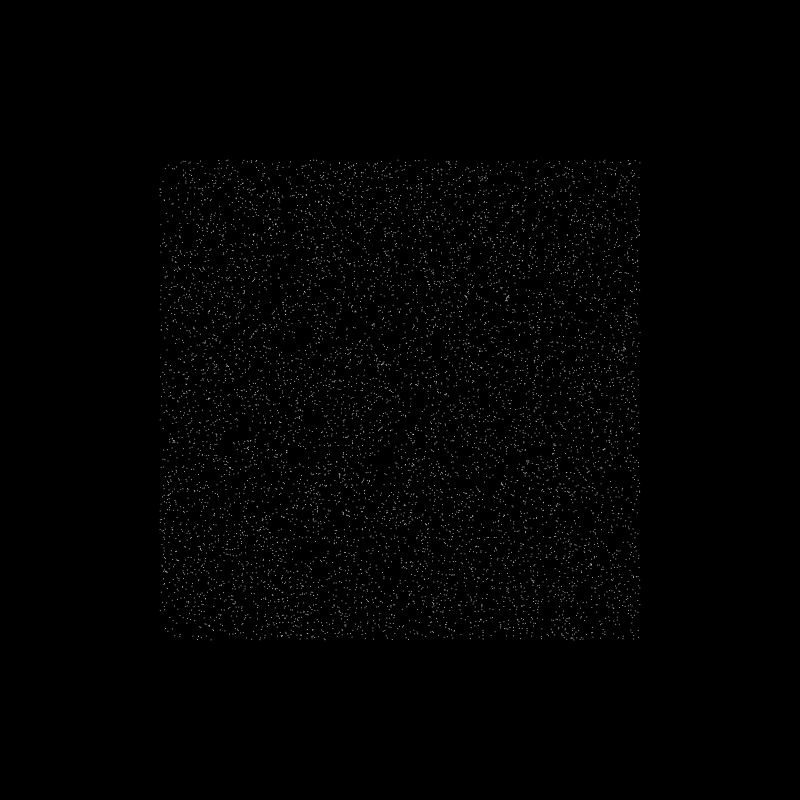
Frame 1 (no input)
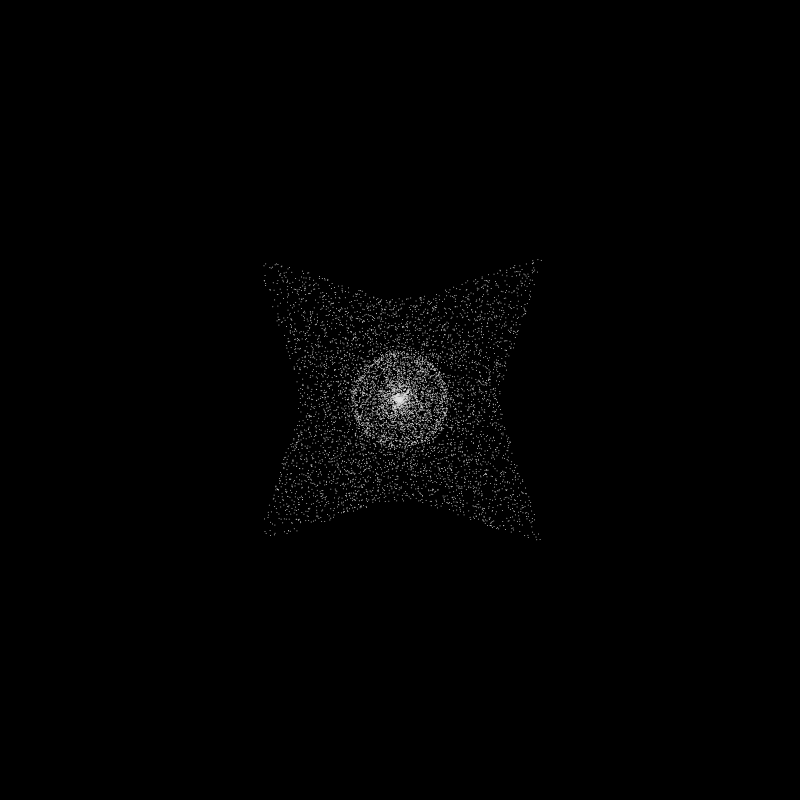
Frame 60 (the mouse pressed at the canvas centre just before this capture)
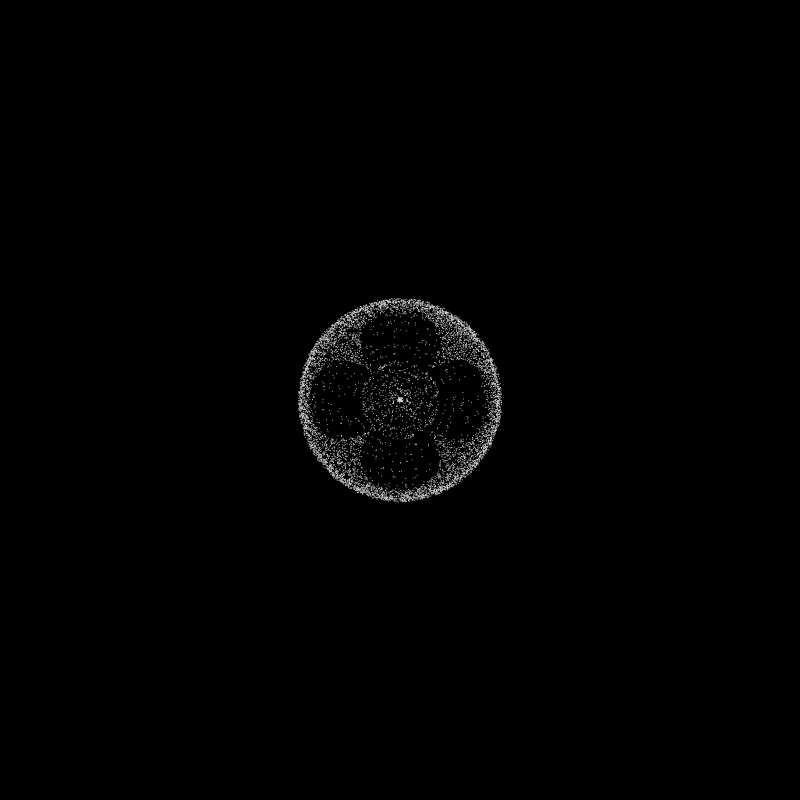
Frame 120 (the mouse held since frame 60 and released just before this capture)

The Processing sketch that drew these frames (run headless with seeded random() and noise(); from frame 60 on, the mouse is pressed at the canvas centre):

// Processing sketch: physicsBalls00
// ── physicsBalls00.pde
PhysBall[] balls = new PhysBall[8000];
void setup() {
    //fullScreen();
    size(800, 800);
    for (int i = 0; i < balls.length; i++ ) {
        balls[i] = new PhysBall();
    }
}
void draw() {
    background(00);

    PVector f0 = new PVector(0, -0.1);
    PVector f1 = new PVector(0, 0.1);
    PVector f2 = new PVector(-0.1, 0);
    PVector f3 = new PVector(0.1, 0);
    PVector f4 = new PVector(0, 0);

    for (int i = 0; i < balls.length; i++) {

        if (keyPressed)
            if (key == 'w') {
                balls[i].applyForce(f0);
        } else {
            balls[i].applyForce(f4);
        }
        if (keyPressed)
            if (key == 's') {
                balls[i].applyForce(f1);
        } else {
            balls[i].applyForce(f4);
        }
        if (keyPressed)
            if (key == 'a') {
                balls[i].applyForce(f2);
        } else {
            balls[i].applyForce(f4);
        }
        if (keyPressed)
            if (key == 'd') {
                balls[i].applyForce(f3);
        } else {
            balls[i].applyForce(f4);
        }
        if (keyPressed) {
            if (key == 'x') {
            balls[i].applyForce(f4);
            balls[i].ballsRefresh();
            //balls[i].update();
            balls[i].display();
            balls[i].ballControl();
            balls[i].boundry();
            }
        }
        balls[i].update();
        balls[i].display();
        balls[i].ballControl();
        balls[i].boundry();

    }
    if (mousePressed == false){
         noCursor();
    }
}

class PhysBall {
    PVector loc, directorPoint, vel, acc, rand;
    PhysBall() {
        loc = new PVector(random(width*0.2, width*0.8), random(height*0.2, height*0.8));
        vel = new PVector(0, 0);
        acc = new PVector(0, 0);
        rand = new PVector(random(-0.25, 0.25), random(-0.25, 0.25));
    }
    void display() {
        noStroke();
        fill(225);
        ellipse(loc.x, loc.y, 1, 1);
    }
    void ballControl()  {
        directorPoint = new PVector(width*0.5, height*0.5);
        directorPoint.sub(loc);
        directorPoint.setMag(0.08);
        acc = directorPoint;
    }
    void applyForce(PVector force) {
        acc.add(force);
    }
    void update() {
        vel.add(acc);
        loc.add(vel);
        vel.limit(4);
        //loc.add(rand);
        acc.mult(0);

    }
    void boundry() {
        if (loc.x > width*0.9) loc.x = width*0.1;
        if (loc.x < width*0.1) loc.x = width*0.9;
        if (loc.y > height*0.9) loc.y = height*0.1;
        if (loc.y < height*0.1) loc.y = height*0.9;
    }
    void ballsRefresh() {
        loc = new PVector(random(width*0.2, width*0.8), random(height*0.2, height*0.8));
    }
}
